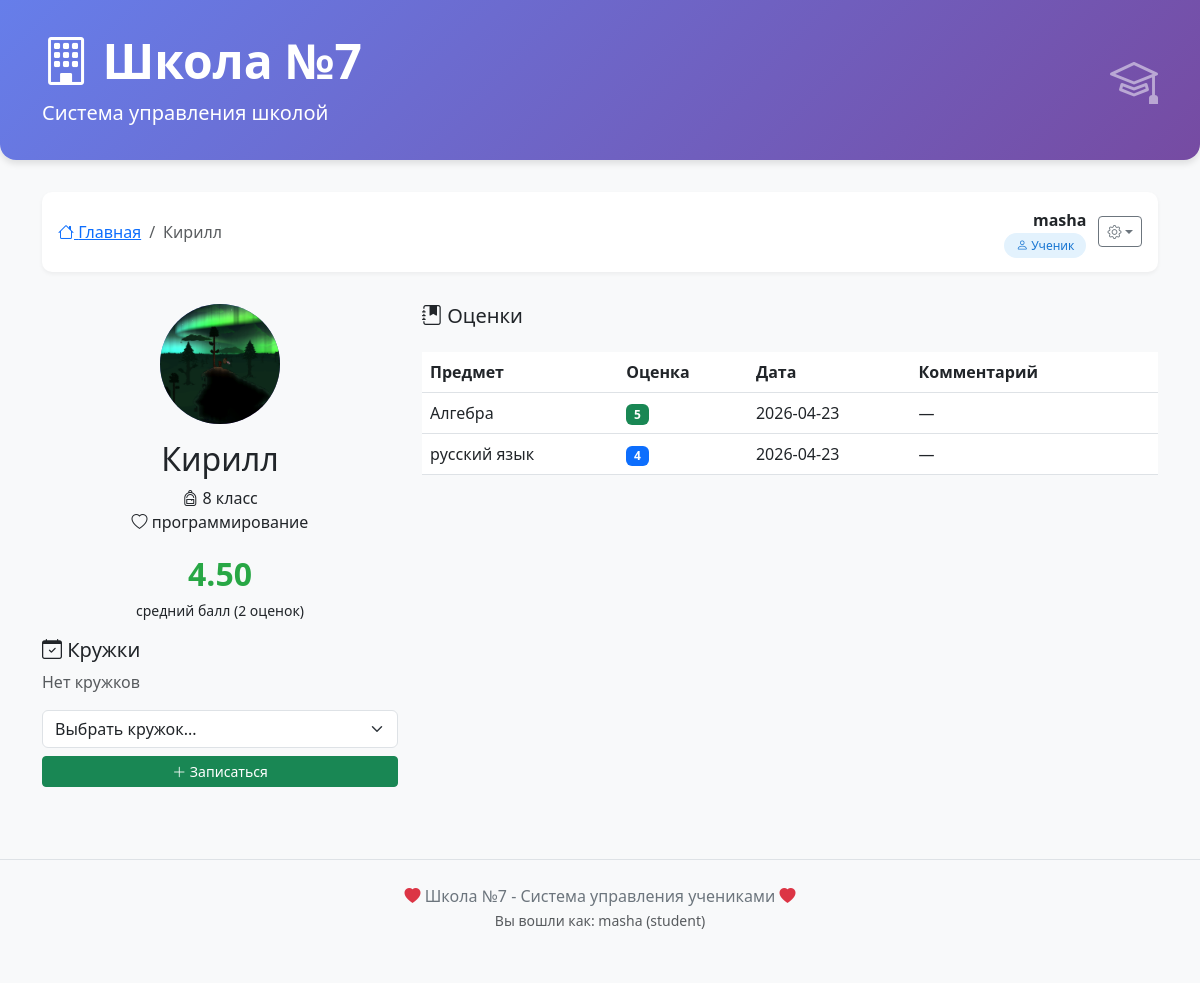
The app's page /student/1 (signed in) with its own data.
### database.py (models this page shows)
class StudentDB(Base):
    __tablename__ = "students"
    id = Column(Integer, primary_key=True, index=True)
    name = Column(String, index=True)
    grade = Column(Integer)
    hobby = Column(String)
    avatar = Column(String, nullable=True)
    grades = relationship("GradeDB", back_populates="student", cascade="all, delete-orphan")
    clubs = relationship("ClubDB", secondary="student_clubs", back_populates="students")
    user = relationship("UserDB", back_populates="student", uselist=False)

class UserDB(Base):
    __tablename__ = "users"
    id = Column(Integer, primary_key=True, index=True)
    username = Column(String, unique=True, index=True, nullable=False)
    password = Column(String, nullable=False)
    role = Column(Enum(UserRole), default=UserRole.STUDENT, nullable=False)
    student_id = Column(Integer, ForeignKey("students.id"), nullable=True)  # УБРАТЬ unique=True
    vk_id = Column(String, nullable=True)
    student = relationship("StudentDB", back_populates="user")
    created_at = Column(String, default=lambda: datetime.now().strftime("%d.%m.%Y %H:%M"))

class GradeDB(Base):
    __tablename__ = "grades"
    id = Column(Integer, primary_key=True, index=True)
    subject = Column(String)
    score = Column(Integer)
    date = Column(String)
    comment = Column(String, nullable=True)
    teacher_name = Column(String, nullable=True)
    student_id = Column(Integer, ForeignKey("students.id"))
    student = relationship("StudentDB", back_populates="grades")

### main.py (the view)
@app.get("/student/{student_id}", response_class=HTMLResponse)
async def student_profile(
        request: Request,
        student_id: int,
        db: Session = Depends(get_db),
        current_user: Optional[UserDB] = Depends(get_current_user_from_session)
):
    if not current_user:
        return RedirectResponse(url="/login", status_code=303)
    if current_user.role == UserRole.STUDENT:
        if current_user.student_id != student_id:
            raise HTTPException(status_code=403, detail="У вас нет доступа к этому профилю")
    student = db.query(StudentDB).filter(StudentDB.id == student_id).first()
    if not student:
        raise HTTPException(status_code=404, detail="Ученик не найден")
    all_clubs = db.query(ClubDB).all()
    can_add_grade = current_user.role != UserRole.STUDENT
    can_edit = current_user.role != UserRole.STUDENT
    can_join_club = current_user.role == UserRole.STUDENT
    can_leave_club = current_user.role == UserRole.STUDENT
    can_manage_clubs = current_user.role == UserRole.ADMIN
    return templates.TemplateResponse(
        "profile.html",
        {
            "request": request,
            "student": student,
            "all_clubs": all_clubs,
            "title": f"Профиль: {student.name}",
            "current_user": current_user,
            "can_add_grade": can_add_grade,
            "can_edit": can_edit,
            "can_join_club": can_join_club,
            "can_leave_club": can_leave_club,
            "can_manage_clubs": can_manage_clubs
        }
    )

### templates/profile.html (shortened to what this page needs)
{% extends "base.html" %}
{% block breadcrumb_items %}
<li class="breadcrumb-item active">{{ student.name }}</li>
{% endblock %}
{% block content %}
<div class="row">
    <div class="col-md-4 mb-4">
        <div class="card-custom text-center">
            <div class="avatar-large mb-3">
                {% if student.avatar %}<img src="{{ student.avatar }}" alt="{{ student.name }}">
                {% else %}{{ student.name[0]|upper }}{% endif %}
            </div>
            <h2>{{ student.name }}</h2>
            <p><i class="bi bi-backpack"></i> {{ student.grade }} класс<br><i class="bi bi-heart"></i> {{ student.hobby }}</p>
            {% if student.grades|length > 0 %}
                {% set total = namespace(value=0) %}
                {% for g in student.grades %}
                    {% set total.value = total.value + g.score %}
                {% endfor %}
                {% set avg = total.value / student.grades|length %}
            <div class="mb-3">
                <span class="average-score
                    {% if avg >= 4.5 %}score-excellent
                    {% elif avg >= 4.0 %}score-good
                    {% elif avg >= 3.0 %}score-average
                    {% else %}score-poor{% endif %}">
                    {{ "%.2f"|format(avg) }}
                </span>
                <br><small>средний балл ({{ student.grades|length }} оценок)</small>
            </div>
            {% endif %}
        </div>
        <div class="card-custom">
            <h5><i class="bi bi-calendar-check"></i> Кружки</h5>
            {% if student.clubs %}
                {% for club in student.clubs %}
                <div class="d-flex justify-content-between align-items-center mb-2">
                    <div><strong>{{ club.name }}</strong><br><small>{{ club.teacher }}</small></div>
                    {% if can_leave_club %}
                    <form action="/student/{{ student.id }}/leave-club/{{ club.id }}" method="post"><button class="btn btn-sm btn-outline-danger"><i class="bi bi-x-circle"></i></button></form>
                    {% endif %}
                </div>
                {% endfor %}
            {% else %}<p class="text-muted">Нет кружков</p>{% endif %}
            {% if can_join_club %}
            <form action="/student/{{ student.id }}/join-club" method="post" class="mt-3">
                <select name="club_id" class="form-select mb-2" required>
                    <option value="">Выбрать кружок...</option>
                </select>
                <button class="btn btn-success btn-sm w-100"><i class="bi bi-plus-lg"></i> Записаться</button>
            </form>
            {% endif %}
        </div>
    </div>
    <div class="col-md-8">
        <div class="card-custom">
            <div class="d-flex justify-content-between mb-3">
                <h5><i class="bi bi-journal-bookmark-fill"></i> Оценки</h5>
            </div>
            {% if student.grades %}
            <div class="table-responsive">
                <table class="table table-hover">
                    <thead><tr><th>Предмет</th><th>Оценка</th><th>Дата</th><th>Комментарий</th><th></th></tr></thead>
                    <tbody>
                        {% for grade in student.grades %}
                        <tr>
                            <td>{{ grade.subject }}</td>
                            <td><span class="badge {% if grade.score == 5 %}bg-success{% elif grade.score == 4 %}bg-primary{% elif grade.score == 3 %}bg-warning{% else %}bg-danger{% endif %}">{{ grade.score }}</span></td>
                            <td>{{ grade.date }}</td>
                            <td>{{ grade.comment or '—' }}</td>
                            <td>
                            </td>
                        </tr>
                        {% endfor %}
                    </tbody>
                </table>
            </div>
            {% else %}<p class="text-muted">Нет оценок</p>{% endif %}
        </div>
    </div>
</div>
{% endblock %}

### templates/base.html (shortened to what this page needs)
<!DOCTYPE html>
<html lang="ru">
<head>
    <link href="https://cdn.jsdelivr.net/npm/bootstrap@5.3.0/dist/css/bootstrap.min.css" rel="stylesheet">
    <link rel="stylesheet" href="https://cdn.jsdelivr.net/npm/bootstrap-icons@1.11.0/font/bootstrap-icons.css">
</head>
<body>
    {% if not hide_header %}
    <div class="school-header">
        <div class="container">
            <div class="d-flex justify-content-between align-items-center">
                <div>
                    <h1 class="display-5 fw-bold"><i class="bi bi-building"></i> {{ school_name | default('Школа №7') }}</h1>
                    <p class="lead mb-0">{% block header_subtitle %}Система управления школой{% endblock %}</p>
                </div>
                <div><i class="bi bi-mortarboard" style="font-size: 3rem; opacity: 0.5;"></i></div>
            </div>
        </div>
    </div>
    {% endif %}
    <div class="container main-content">
        {% if current_user and not hide_nav %}
        <div class="navbar-custom">
            <div class="d-flex justify-content-between align-items-center flex-wrap">
                <div>
                    <nav aria-label="breadcrumb">
                        <ol class="breadcrumb mb-0">
                            <li class="breadcrumb-item"><a href="/"><i class="bi bi-house"></i> Главная</a></li>
                            {% block breadcrumb_items %}{% endblock %}
                        </ol>
                    </nav>
                </div>
                <div class="user-badge">
                    <div class="text-end">
                        <strong>{{ current_user.username }}</strong><br>
                        <small>
                            {% if current_user.role.value == 'student' %}
                                <span class="role-badge role-student"><i class="bi bi-person"></i> Ученик</span>
                            {% elif current_user.role.value == 'teacher' %}
                                <span class="role-badge role-teacher"><i class="bi bi-person-badge"></i> Учитель</span>
                            {% elif current_user.role.value == 'admin' %}
                                <span class="role-badge role-admin"><i class="bi bi-shield-lock"></i> Администратор</span>
                            {% endif %}
                        </small>
                    </div>
                    <div class="dropdown">
                        <button class="btn btn-outline-secondary btn-sm dropdown-toggle" type="button" data-bs-toggle="dropdown"><i class="bi bi-gear"></i></button>
                    </div>
                </div>
            </div>
        </div>
        {% endif %}
        {% block content %}{% endblock %}
    </div>
    {% if not hide_footer %}
    <footer class="footer">
        <div class="container">
            <p class="mb-0"><i class="bi bi-heart-fill text-danger"></i> Школа №7 - Система управления учениками <i class="bi bi-heart-fill text-danger"></i></p>
            <small class="text-muted">{% if current_user %}Вы вошли как: {{ current_user.username }} ({{ current_user.role.value }}){% else %}<a href="/login">Войти в систему</a>{% endif %}</small>
        </div>
    </footer>
    {% endif %}
</body>
</html>

### templates/base.html (style rules this page uses)
* { margin: 0; padding: 0; box-sizing: border-box; }
body { background-color: #f8f9fa; padding-bottom: 2rem; min-height: 100vh; display: flex; flex-direction: column; font-family: 'Segoe UI', sans-serif; }
.main-content { flex: 1; }
.school-header { background: linear-gradient(135deg, #667eea 0%, #764ba2 100%); color: white; padding: 2rem 0; margin-bottom: 2rem; border-radius: 0 0 1rem 1rem; box-shadow: 0 4px 6px rgba(0,0,0,0.1); }
.navbar-custom { background: white; box-shadow: 0 2px 4px rgba(0,0,0,0.05); margin-bottom: 2rem; border-radius: 10px; padding: 1rem; }
.user-badge { display: flex; align-items: center; gap: 0.75rem; }
.role-badge { font-size: 0.75rem; padding: 0.25rem 0.75rem; border-radius: 20px; font-weight: 500; }
.role-student { background-color: #e3f2fd; color: #1976d2; }
.avatar-large { width: 120px; height: 120px; border-radius: 50%; background: linear-gradient(135deg, #667eea 0%, #764ba2 100%); display: flex; align-items: center; justify-content: center; color: white; font-weight: bold; font-size: 3rem; overflow: hidden; margin: 0 auto; }
.avatar-large img { width: 100%; height: 100%; object-fit: cover; }
.footer { margin-top: 3rem; padding: 1.5rem 0; text-align: center; color: #6c757d; border-top: 1px solid #dee2e6; }
.average-score { font-size: 2rem; font-weight: bold; }
.score-excellent { color: #28a745; }

### records on screen
StudentDB: name "Кирилл", avatar (picture), grade "8", hobby "программирование"
UserDB: username "masha", role.value "student"
GradeDB: subject "Алгебра", score "5", date "2026-04-23", comment "—"
GradeDB: subject "русский язык", score "4", date "2026-04-23", comment "—"

### other values on screen
{{ school_name | default('Школа №7') }} "Школа №7"
{{ "%.2f"|format(avg) }} "4.50"
{{ student.grades|length }} "2"
